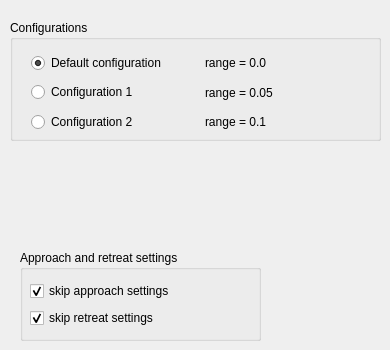
   <widget class="QWidget" name="tab_general">
    <attribute name="title">
     <string>General Settings</string>
    </attribute>
    <widget class="QGroupBox" name="groupBox">
     <property name="geometry">
      <rect>
       <x>10</x>
       <y>20</y>
       <width>371</width>
       <height>121</height>
      </rect>
     </property>
     <property name="title">
      <string>Configurations</string>
     </property>
     <widget class="QWidget" name="layoutWidget">
      <property name="geometry">
       <rect>
        <x>21</x>
        <y>31</y>
        <width>342</width>
        <height>83</height>
       </rect>
      </property>
      <layout class="QVBoxLayout" name="verticalLayout">
       <item>
        <layout class="QHBoxLayout" name="horizontalLayout">
         <item>
          <widget class="QRadioButton" name="radioButton_default">
           <property name="text">
            <string>Default configuration </string>
           </property>
           <property name="checked">
            <bool>true</bool>
           </property>
          </widget>
         </item>
         <item>
          <widget class="QLabel" name="label">
           <property name="text">
            <string>range = 0.0</string>
           </property>
          </widget>
         </item>
        </layout>
       </item>
       <item>
        <layout class="QHBoxLayout" name="horizontalLayout_2">
         <item>
          <widget class="QRadioButton" name="radioButton_1">
           <property name="text">
            <string>Configuration 1</string>
           </property>
          </widget>
         </item>
         <item>
          <widget class="QLabel" name="label_2">
           <property name="text">
            <string>range = 0.05</string>
           </property>
          </widget>
         </item>
        </layout>
       </item>
       <item>
        <layout class="QHBoxLayout" name="horizontalLayout_3">
         <item>
          <widget class="QRadioButton" name="radioButton_2">
           <property name="text">
            <string>Configuration 2</string>
           </property>
          </widget>
         </item>
         <item>
          <widget class="QLabel" name="label_3">
           <property name="text">
            <string>range = 0.1</string>
           </property>
          </widget>
         </item>
        </layout>
       </item>
      </layout>
     </widget>
    </widget>
    <widget class="QGroupBox" name="groupBox_constraints_2">
     <property name="geometry">
      <rect>
       <x>20</x>
       <y>250</y>
       <width>241</width>
       <height>91</height>
      </rect>
     </property>
     <property name="title">
      <string>Approach and retreat settings</string>
     </property>
     <widget class="QWidget" name="layoutWidget_5">
      <property name="geometry">
       <rect>
        <x>10</x>
        <y>30</y>
        <width>171</width>
        <height>50</height>
       </rect>
      </property>
      <layout class="QVBoxLayout" name="verticalLayout_26">
       <item>
        <widget class="QCheckBox" name="checkBox_approach">
         <property name="text">
          <string>skip approach settings</string>
         </property>
         <property name="checked">
          <bool>true</bool>
         </property>
        </widget>
       </item>
       <item>
        <widget class="QCheckBox" name="checkBox_retreat">
         <property name="text">
          <string>skip retreat settings</string>
         </property>
         <property name="checked">
          <bool>true</bool>
         </property>
        </widget>
       </item>
      </layout>
     </widget>
    </widget>
   </widget>
